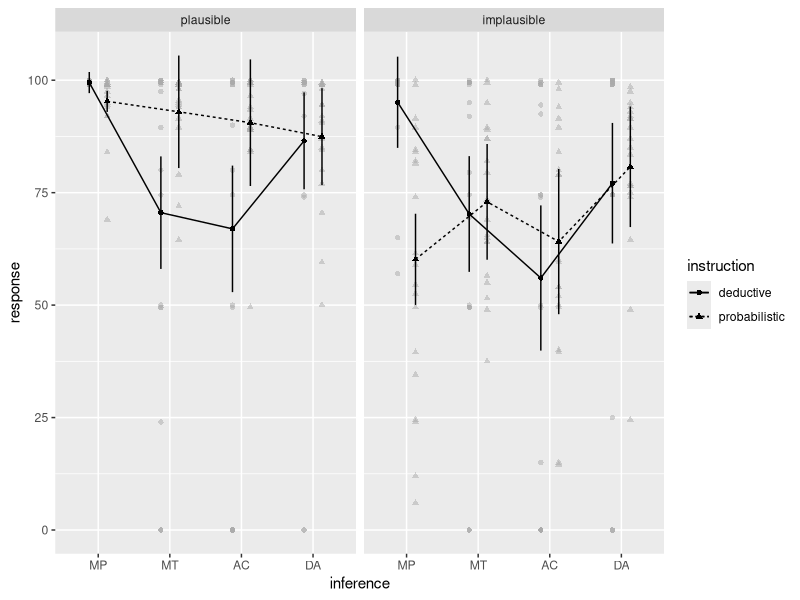
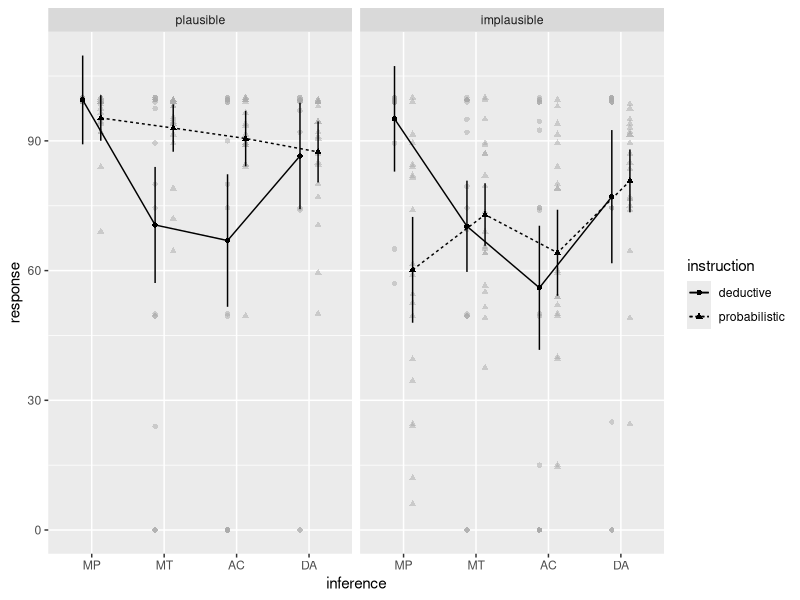
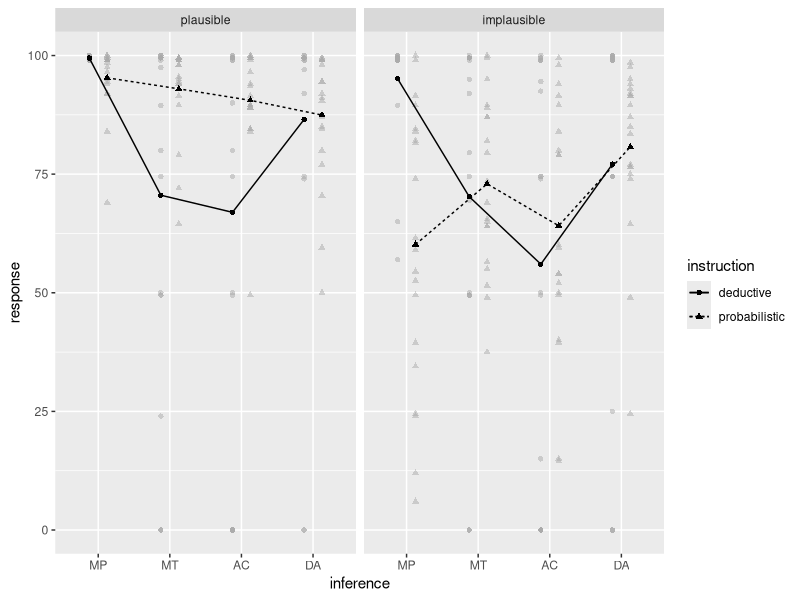
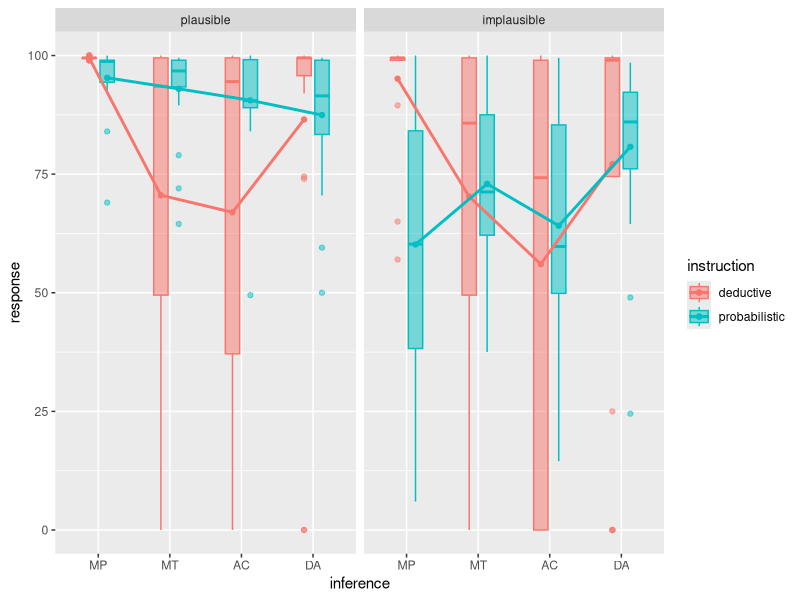
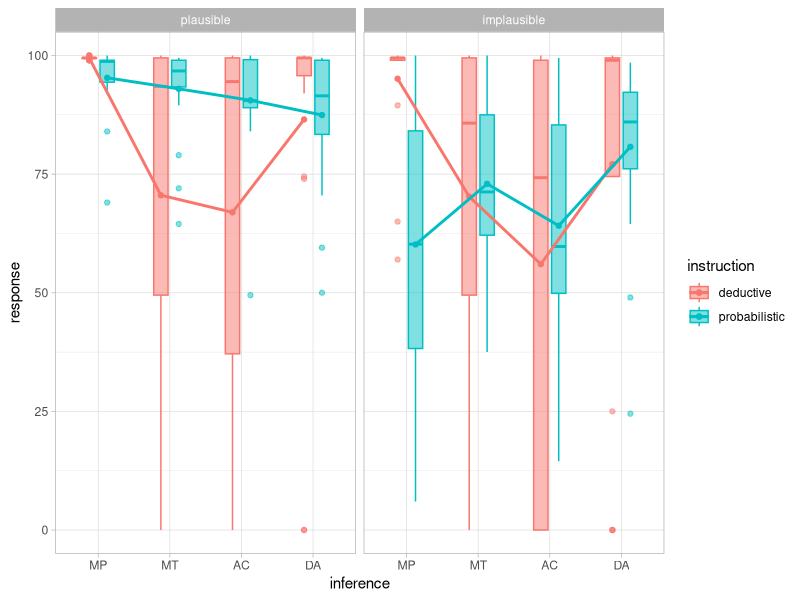
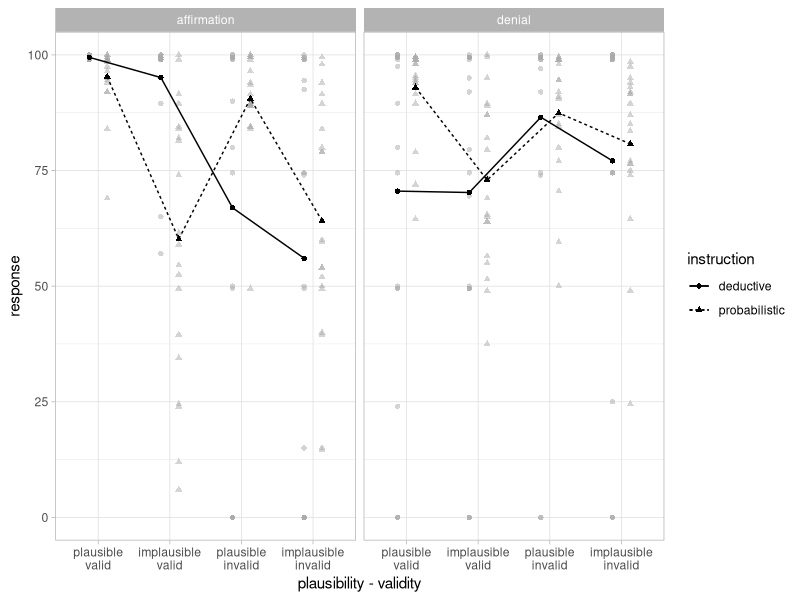

Reproduce these figures in R, in order.
## ---- chunk 1
req_suggested_packages <- c("emmeans", "multcomp", "ggplot2")
pcheck <- lapply(req_suggested_packages, requireNamespace, 
                 quietly = TRUE)
if (any(!unlist(pcheck))) {
   message("Required package(s) for this vignette are not available/installed and code will not be executed.")
   knitr::opts_chunk$set(eval = FALSE)
}
## ---- chunk 2
op <- options(width = 90)
knitr::opts_chunk$set(dpi=72)
## ---- chunk 3
library("afex")     # needed for ANOVA functions.
library("emmeans")  # emmeans must now be loaded explicitly for follow-up tests.
library("multcomp") # for advanced control for multiple testing/Type 1 errors.
library("ggplot2")  # for customizing plots.
## ---- chunk 4
data(sk2011.1)
str(sk2011.1)

## ---- chunk 5
with(sk2011.1, table(inference, id, plausibility))
## ---- chunk 6
a1 <- aov_ez("id", "response", sk2011.1, between = "instruction", 
       within = c("inference", "plausibility"))
a1 # the default print method prints a data.frame produced by nice 
## ---- chunk 7
knitr::kable(nice(a1))
## ---- chunk 8
print(xtable::xtable(anova(a1), digits = c(rep(2, 5), 3, 4)), type = "html")
## ---- chunk 9
m1 <- emmeans(a1, ~ inference)
m1
## ---- chunk 10
pairs(m1)
## ---- chunk 11
summary(as.glht(pairs(m1)), test=adjusted("free"))
## ---- chunk 12
m2 <- emmeans(a1, "inference", by = "instruction")
## equal: emmeans(a1, ~ inference|instruction)
m2
## ---- chunk 13
pairs(m2)
## ---- chunk 14
m3 <- emmeans(a1, c("inference", "instruction"))
## equal: emmeans(a1, ~inference*instruction)
m3
pairs(m3)

## ---- chunk 15
c1 <- list(
  v_i.ded = c(0.5, 0.5, -0.5, -0.5, 0, 0, 0, 0),
  v_i.prob = c(0, 0, 0, 0, 0.5, 0.5, -0.5, -0.5)
  )

contrast(m3, c1, adjust = "holm")
summary(as.glht(contrast(m3, c1)), test = adjusted("free"))
## ---- chunk 16
afex_plot(a1, x = "inference", trace = "instruction", panel = "plausibility")
## ---- chunk 17
afex_plot(a1, x = "inference", trace = "instruction", panel = "plausibility", 
          error = "within")
## ---- chunk 18
afex_plot(a1, x = "inference", trace = "instruction", panel = "plausibility", 
          error = "none")
## ---- chunk 19
p1 <- afex_plot(a1, x = "inference", trace = "instruction", 
                panel = "plausibility", error = "none", 
                mapping = c("color", "fill"), 
                data_geom = geom_boxplot, data_arg = list(width = 0.4), 
                point_arg = list(size = 1.5), line_arg = list(size = 1))
p1
## ---- chunk 20
p1 + theme_light()
## ---- chunk 21
theme_set(theme_light())
## ---- chunk 22
a2 <- aov_ez("id", "response", sk2011.1, between = "instruction", 
       within = c("validity", "plausibility", "what"))
a2
## ---- chunk 23
afex_plot(a2, x = c("plausibility", "validity"), 
          trace = "instruction", panel = "what", 
          error = "none")
## ---- chunk 24
(m4 <- emmeans(a2, ~instruction+plausibility+validity|what))
c2 <- list(
  diff_1 = c(1, -1, 0, 0, 0, 0, 0, 0),
  diff_2 = c(0, 0, 1, -1, 0, 0, 0, 0),
  diff_3 = c(0, 0, 0, 0,  1, -1, 0, 0),
  diff_4 = c(0, 0, 0, 0,  0, 0, 1, -1),
  val_ded  = c(0.5, 0, 0.5, 0, -0.5, 0, -0.5, 0),
  val_prob = c(0, 0.5, 0, 0.5, 0, -0.5, 0, -0.5),
  plau_ded   = c(0.5, 0, -0.5, 0, -0.5, 0, 0.5, 0),
  plau_prob  = c(0, 0.5, 0, -0.5, 0, 0.5, 0, -0.5)
  )
contrast(m4, c2, adjust = "holm")
## ---- chunk 25
summary(as.glht(contrast(m4, c2)), test = adjusted("free"))
## ---- chunk 26
options(op)
